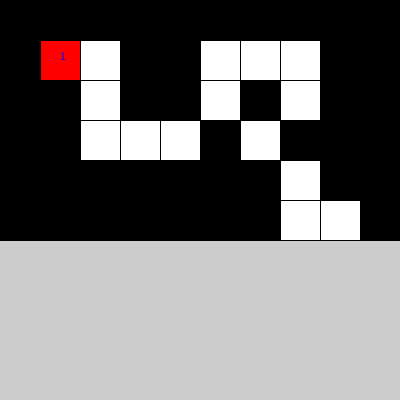
Frame 1 (no input)
Frame 60 (the mouse pressed at the canvas centre just before this capture): identical to frame 1, image omitted
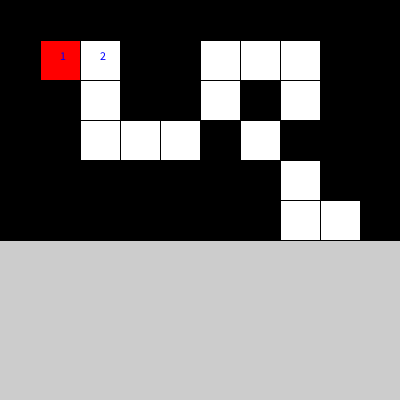
Frame 120 (the mouse held since frame 60 and released just before this capture)

The Processing sketch that drew these frames (run headless with seeded random() and noise(); from frame 60 on, the mouse is pressed at the canvas centre):

// Processing sketch: week15_07_maze_DFS_visited_step_mousePressed_move
// ── week15_07_maze_DFS_visited_step_mousePressed_move.pde
int[][]maze={
  {1,1,1,1,1,1,1,1,1,1},
  {1,0,0,1,1,0,0,0,1,1},
  {1,1,0,1,1,0,1,0,1,1},
  {1,1,0,0,0,1,0,1,1,1},
  {1,1,1,1,1,1,1,0,1,1},
  {1,1,1,1,1,1,1,0,0,1},
};
int [][] visited=new int[10][10];
int startI=1,startJ=1,I=1,J=1,step=1;;
void setup(){
  size(400,400);
  visited[I][J]=step;
}
void draw(){
  for(int i=0;i<maze.length;i++){
    for(int j=0;j<maze[0].length;j++){
      if(maze[i][j]==1) fill(0);
      else fill(255);
      rect(j*40,i*40,40,40);
    }
  }
  fill(255,0,0);
  rect(startJ*40,startI*40,40,40);
  for(int i=0;i<maze.length;i++){
    for(int j=0;j<maze[0].length;j++){
      if(visited[i][j]>0){
        fill(0,0,255);
        text(""+visited[i][j],j*40+20,i*40+20);
      }
    }
  }
}
void mousePressed(){
  if(maze[I+1][J]==0){
    I=I+1;
    visited[I][J]=++step;
  }else if(maze[I][J+1]==0){
    J=J+1;
    visited[I][J]=++step;
  }
}
